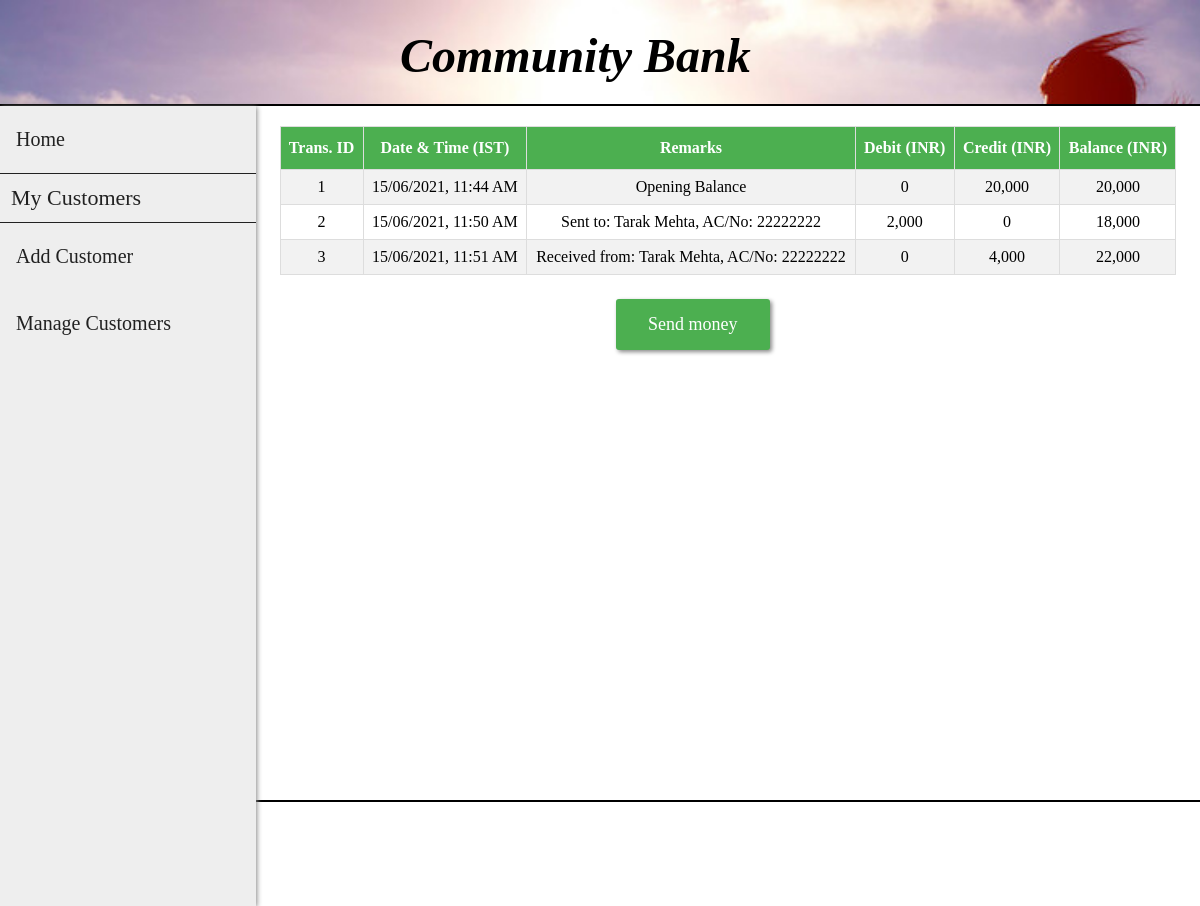
The page /net-banking/transactions.php?cust_id=1 on the database its author committed.
### tables this page shows
CREATE TABLE `passbook1` (
  `trans_id` int(11) NOT NULL,
  `trans_date` datetime DEFAULT NULL,
  `remarks` varchar(255) DEFAULT NULL,
  `debit` int(11) DEFAULT NULL,
  `credit` int(11) DEFAULT NULL,
  `balance` int(11) DEFAULT NULL
);

### net-banking/transactions.php (the view, shortened to what this page needs)
<?php
    include "connect.php";
    include "header.php";
    include "admin_sidebar.php";
    $sql0 = "SELECT * FROM passbook".$_SESSION['cust_id'];
?>
<!DOCTYPE html>
<html>
<head>
    <link rel="stylesheet" href="transactions.css">
</head>
<body>
    <div class="flex-container">
        <?php
            $result = $conn->query($sql0);
            if ($result->num_rows > 0) {?>
                <table id="transactions">
                    <tr>
                        <th>Trans. ID</th>
                        <th>Date & Time (IST)</th>
                        <th>Remarks</th>
                        <th>Debit (INR)</th>
                        <th>Credit (INR)</th>
                        <th>Balance (INR)</th>
                    </tr>
        <?php
            while($row = $result->fetch_assoc()) {?>
                    <tr>
                        <td><?php echo $row["trans_id"]; ?></td>
                        <td>
                            <?php
                                $time = strtotime($row["trans_date"]);
                                $sanitized_time = date("d/m/Y, g:i A", $time);
                                echo $sanitized_time;
                             ?>
                        </td>
                        <td><?php echo $row["remarks"]; ?></td>
                        <td><?php echo number_format($row["debit"]); ?></td>
                        <td><?php echo number_format($row["credit"]); ?></td>
                        <td><?php echo number_format($row["balance"]); ?></td>
                    </tr>
            <?php } ?>
            </table>
            <?php
            } else {  ?>
                <p id="none"> No results found :(</p>
            <?php }
            $conn->close(); ?>
    </div>
    <div>
        <button><a href="./add_beneficiary.php">Send money</a></button>
</body>
</html>

### net-banking/header.php (shortened to what this page needs)
<!DOCTYPE html>
<html>
<head>
    <link rel="stylesheet" href="header.css">
</head>
<body>
    <div class="flex-container-header">
            <p align="center"><em><b>Community Bank</b></em></p>
    </div>
</body>
</html>

### net-banking/admin_sidebar.php (shortened to what this page needs)
<!DOCTYPE html>
<html>
<head>
    <link rel="stylesheet" href="admin_sidebar.css">
</head>
<body>
    <div class="sidenav" id="theSideNav">
        <a href="./home.php">Home</a>
        <a id="label">My Customers</a>
        <a href="./customer_add.php">Add Customer</a>
        <a href="./manage_customers.php">Manage Customers</a>
    </div>
</body>
</html>

### net-banking/header.css (style rules this page uses)
body { margin: 0; padding: 0; border-bottom: 2px solid black; }
.flex-container-header { background: url("images/w1.jpg") no-repeat center center fixed; background-size: cover; display: -webkit-flex; width: auto; height: auto; border-bottom: 2px solid black; }
p { font-family: OpenSans-Light; color: black; font-size: 3rem; line-height: 3rem; margin-left: 25rem; margin-top: calc((1.5rem - 2rem) + 2.5rem); margin-bottom: 1.5rem; }

### net-banking/admin_sidebar.css (style rules this page uses)
html,body { height: 100vh; }
.sidenav { width: 256px; background-color: #eee; height: 100%; float: left; overflow-y: auto; box-shadow: 1px 1px 5px #888888; }
.sidenav a { font-family: OpenSans-Regular; font-size: 20px; color: #212121; display: block; padding: 22px 16px; text-decoration: none; }
.sidenav a[id="label"] { font-family: OpenSans-Bold; font-size: 22px; color: #212121; display: block; padding: 11px; text-decoration: none; border-top: 1px solid #212121; border-bottom: 1px solid #212121; }

### net-banking/transactions.css (style rules this page uses)
.flex-container { display: -webkit-flex; display: flex; margin-left: 256px; width: auto; height: auto; padding-top: 20px; flex-direction: column; overflow-x: auto; }
button { background-color: #4CAF50; border: none; color: white; font-family: OpenSans-Bold; padding: 15px 32px; text-align: center; text-decoration: none; display: inline-block; font-size: 18px; margin-left: 30%; margin-top: 2%; cursor: pointer; box-shadow: 2px 2px 4px #888888; border-radius: 3px; }
a { color: white; text-decoration: none; }
#transactions { font-family: OpenSans-Regular; border-collapse: collapse; width: 80%; margin: auto; }
@media screen and (max-width: 1280px) { #transactions { width: 95%; } }
#transactions td, #transactions th { text-align: center; border: 1px solid #ddd; padding: 8px; }
#transactions tr:nth-child(even) { background-color: #f2f2f2; }
#transactions th { padding-top: 12px; padding-bottom: 12px; background-color: #4CAF50; color: white; }

### rows shown on the page
passbook1: trans_id "1", trans_date "15/06/2021, 11:44 AM", remarks "Opening Balance", debit "0", credit "20,000", balance "20,000"
passbook1: trans_id "2", trans_date "15/06/2021, 11:50 AM", remarks "Sent to: Tarak Mehta, AC/No: 22222222", debit "2,000", credit "0", balance "18,000"
passbook1: trans_id "3", trans_date "15/06/2021, 11:51 AM", remarks "Received from: Tarak Mehta, AC/No: 22222222", debit "0", credit "4,000", balance "22,000"
